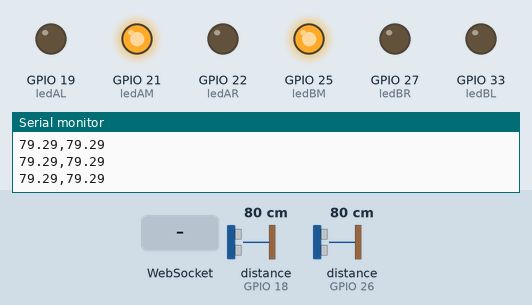
Simulated run of this sketch. Board: ESP32. Parts: output pins drawn as LEDs (lit = HIGH), the last lines printed to the serial monitor. Wiring (inferred from the names in the program): 2 × ultrasonic range finder: trigger GPIO 5, echo GPIO 26 / trigger GPIO 23, echo GPIO 18. The test bench sets the inputs (shaded band); at power-on: distance to the obstacle (sensors on GPIO 18, GPIO 26) 80 cm. The echo pulse lasts 58.3 µs per cm; WiFi joins after 1.5 s; servers stay silent unless stated; no MQTT or app messages arrive unless stated; pins used as bus, display or sensor lines are not drawn.

Above: at 3.2 s.
3.3 s: distance to the obstacle (sensor on GPIO 18) set to 30 cm
4.8 s: distance to the obstacle (sensor on GPIO 18) set to 26 cm
At 5.4 s:
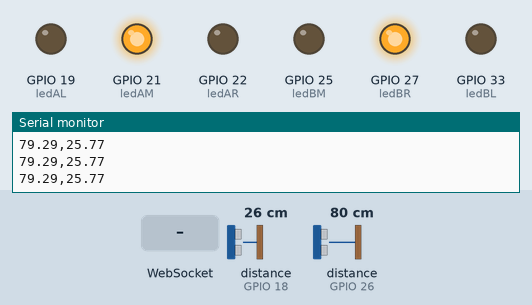
6.3 s: distance to the obstacle (sensor on GPIO 26) set to 32 cm
7.8 s: distance to the obstacle (sensor on GPIO 26) set to 27 cm
At 8.9 s:
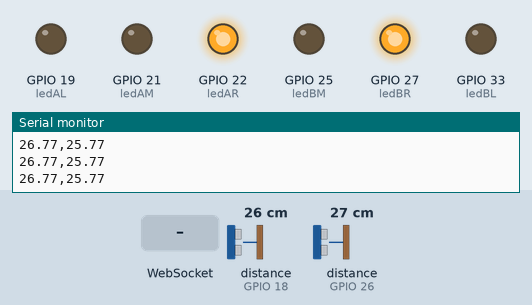
9.3 s: WebSocket text "1" received
10.8 s: distance to the obstacle (sensor on GPIO 26) set to 22 cm
12.3 s: distance to the obstacle (sensor on GPIO 26) set to 19 cm
At 13.5 s:
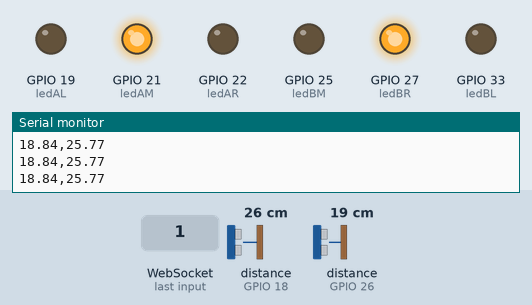
Timing chart, 0 to 14.8 s (numbered marks = the images above; inputs shaded):
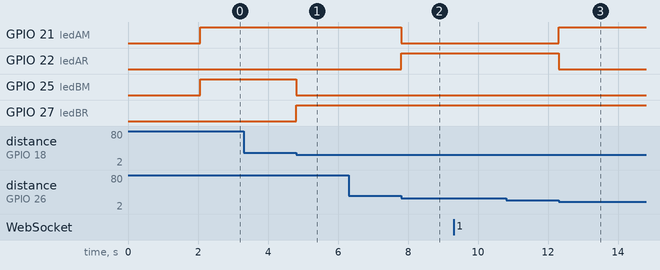

The sketch:

main.ino
```cpp
#include <Arduino.h>
#include <WiFi.h>
#include <AsyncTCP.h>
#include <ESPAsyncWebServer.h>
#include <ArduinoMqttClient.h>

WiFiClient wifiClient;
MqttClient mqttClient(wifiClient);

const int trigPinA = 5;
const int echoPinA = 26;
const int trigPinB = 23;
const int echoPinB = 18;

const int ledAL = 19;
const int ledAM = 21;
const int ledAR = 22;

const int ledBL = 33;
const int ledBM = 25;
const int ledBR = 27;

const int buzzerPin = 14;

#define SOUND_SPEED 0.034
#define CM_TO_INCH 0.393701

// Replace with your network credentials
const char *ssid = "AO3";
const char *password = "12345678";

// Create AsyncWebServer object on port 80
AsyncWebServer server(80);

// Create a WebSocket object
AsyncWebSocket ws("/ws");

// Timer variables
unsigned long lastTime = 0;
unsigned long timerDelay = 0;

//unsigned long buzzer = 0;

float getSensorReading(int trigPin, int echoPin) {
  // Clears the trigPin
  digitalWrite(trigPin, LOW);
  delayMicroseconds(2);
  // Sets the trigPin on HIGH state for 10 micro seconds
  digitalWrite(trigPin, HIGH);
  delayMicroseconds(10);
  digitalWrite(trigPin, LOW);

  // Reads the echoPin, returns the sound wave travel time in microseconds
  long duration = pulseIn(echoPin, HIGH);

  // Calculate the distance
  float distanceCm = duration * SOUND_SPEED / 2;

  return distanceCm;
}

void updateLEDs(float x, int L, int M, int R) {
  int Lv = x > 5 && x < 10;
  int Rv = x > 20 && x < 28;
  digitalWrite(L, Lv);
  digitalWrite(M, !(Lv || Rv));
  digitalWrite(R, Rv);
}

// Get Sensor Readings and return JSON object
String getSensorReadings() {
  float a = getSensorReading(trigPinA, echoPinA);
  float b = getSensorReading(trigPinB, echoPinB);
  updateLEDs(a, ledAL, ledAM, ledAR);
  updateLEDs(b, ledBL, ledBM, ledBR);
  return String(a) + "," + String(b);
}

// Initialize WiFi
void initWiFi() {
  WiFi.mode(WIFI_STA);
  WiFi.begin(ssid, password);
  Serial.print("Connecting to WiFi ..");
  while (WiFi.status() != WL_CONNECTED) {
    Serial.print('.');
    delay(1000);
  }
  Serial.println(WiFi.localIP());
}

void handleWebSocketMessage(void *arg, uint8_t *data, size_t len) {
  AwsFrameInfo *info = (AwsFrameInfo *)arg;
  if (info->final && info->index == 0 && info->len == len && info->opcode == WS_TEXT) {
    data[len] = 0;
    String message = (char *)data;
    Serial.println(message);
    //buzzer = millis() + 2000;
    digitalWrite(buzzerPin, 1);

    mqttClient.beginMessage("snake/highscore", true);
    mqttClient.print(message);
    mqttClient.endMessage();
  }
}

void onEvent(AsyncWebSocket *server, AsyncWebSocketClient *client, AwsEventType type, void *arg, uint8_t *data, size_t len) {
  switch (type) {
    case WS_EVT_CONNECT:
      Serial.printf("WebSocket client #%u connected from %s\n", client->id(), client->remoteIP().toString().c_str());
      break;
    case WS_EVT_DISCONNECT:
      Serial.printf("WebSocket client #%u disconnected\n", client->id());
      break;
    case WS_EVT_DATA:
      handleWebSocketMessage(arg, data, len);
      break;
    case WS_EVT_PONG:
    case WS_EVT_ERROR:
      break;
  }
}

void initWebSocket() {
  ws.onEvent(onEvent);
  server.addHandler(&ws);
}

void setup() {
  Serial.begin(115200);
  initWiFi();
  initWebSocket();

  pinMode(trigPinA, OUTPUT);  // Sets the trigPin as an Output
  pinMode(echoPinA, INPUT);   // Sets the echoPin as an Input
  pinMode(trigPinB, OUTPUT);  // Sets the trigPin as an Output
  pinMode(echoPinB, INPUT);   // Sets the echoPin as an Input

  mqttClient.setUsernamePassword("epcGroup8", "EPCsnake@123");
  if (!mqttClient.connect("0389f361cc4b4d3fb47160ad8f1b5353.s1.eu.hivemq.cloud", 1883)) {
    Serial.print("MQTT connection failed! Error code = ");
    Serial.println(mqttClient.connectError());
  }

  pinMode(ledAL, OUTPUT);
  pinMode(ledAM, OUTPUT);
  pinMode(ledAR, OUTPUT);
  pinMode(ledBL, OUTPUT);
  pinMode(ledBM, OUTPUT);
  pinMode(ledBR, OUTPUT);

  // Start server
  server.begin();
}

void loop() {
  mqttClient.poll();
  if ((millis() - lastTime) > timerDelay) {
    String sensorReadings = getSensorReadings();
    Serial.println(sensorReadings);
    ws.textAll(sensorReadings);
    lastTime = millis();
  }
  //if (buzzer < millis())digitalWrite(buzzerPin, 0);
  ws.cleanupClients();
}
```

Measured:
- the behaviour switches between 29 and 28 cm on distance to the obstacle (sensor on GPIO 18) (found by bisection; images 0 and 1)
- the behaviour switches between 29 and 28 cm on distance to the obstacle (sensor on GPIO 26) (found by bisection; images 1 and 2)
- the behaviour switches between 21 and 20 cm on distance to the obstacle (sensor on GPIO 26) (found by bisection; images 2 and 3)
- after the input at 4.8 s, GPIO 25 (ledBM): HIGH → LOW at once; GPIO 27 (ledBR): LOW → HIGH at once
- after the input at 7.8 s, GPIO 21 (ledAM): HIGH → LOW at once; GPIO 22 (ledAR): LOW → HIGH at once
- after the input at 12.3 s, GPIO 21 (ledAM): LOW → HIGH at once; GPIO 22 (ledAR): HIGH → LOW at once
